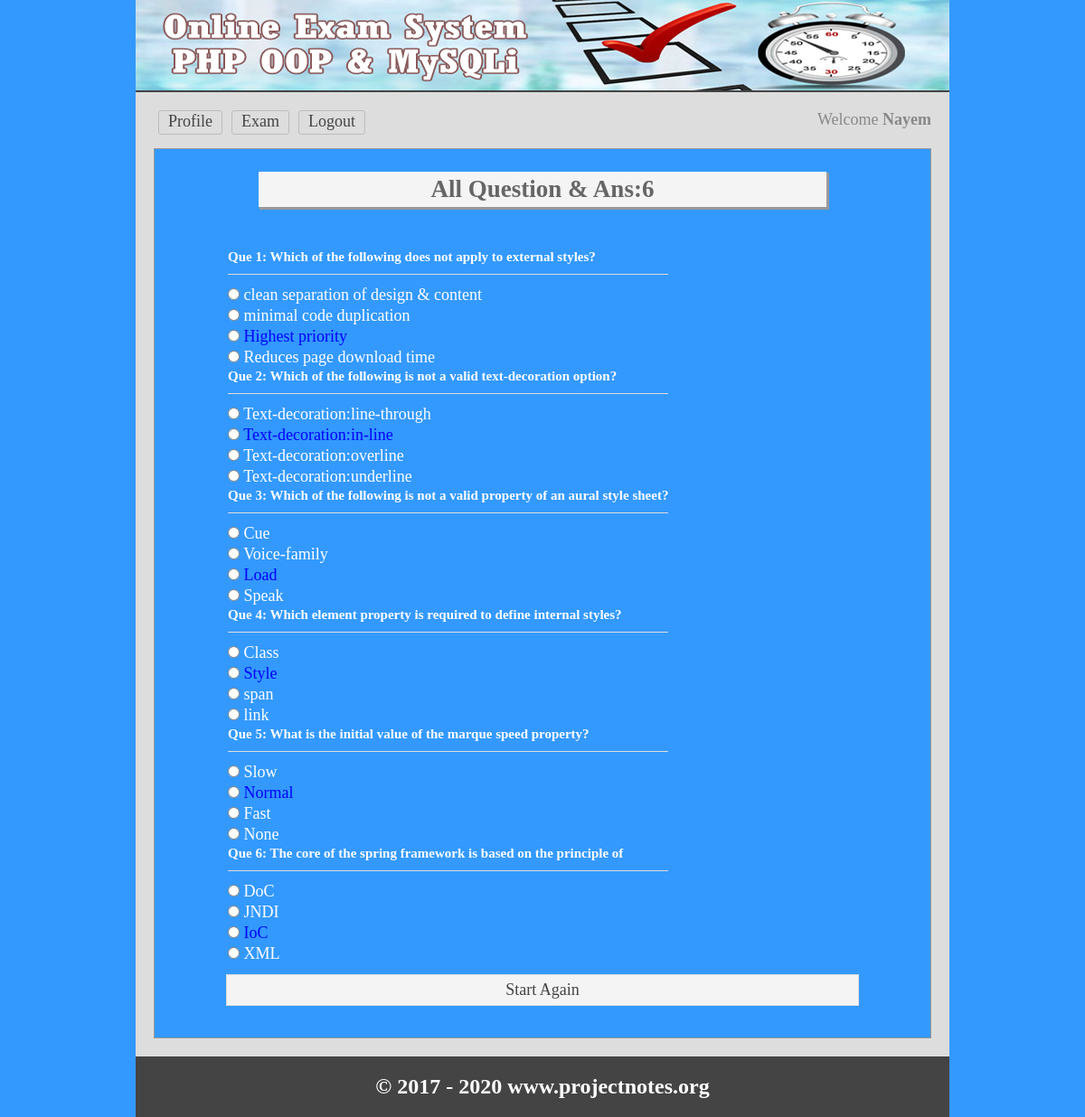
The app's page /viewans.php (signed in) with its own data.
### tables this page shows
CREATE TABLE `tbl_ques` (
  `id` int(11) NOT NULL,
  `quesNo` int(11) NOT NULL,
  `ques` text NOT NULL
);

CREATE TABLE `tbl_ans` (
  `id` int(11) NOT NULL,
  `quesNo` int(11) NOT NULL,
  `rightAns` int(11) NOT NULL DEFAULT '0',
  `ans` text NOT NULL
);

### lib/Session.php (called while the page is built, shortened)
<?php
class Session{
	 public static function get($key){
	 	if (isset($_SESSION[$key])) {
	 		return $_SESSION[$key];
	 	} else {
	 		return false;
	 	}
	 }
}
?>

### classes/Exam.php (called while the page is built, shortened)
<?php
 $filepath = realpath(dirname(__FILE__));
include_once ($filepath.'/../lib/Database.php');
class Exam{
	private $db;
	function __construct()
	{
		$this->db = new Database();
	}
  public function getQueByOrder(){
    $query = "SELECT * FROM  tbl_ques ORDER BY quesNo ASC";
    $result = $this->db->select($query);
    return $result;
  }
  public function getTotalRows(){
    $query = "SELECT * FROM tbl_ques";
    $getResult = $this->db->select($query);
    $total = $getResult->num_rows;
    return $total;
  }
  public function getAnswer($number){
    $query = "SELECT * FROM tbl_ans WHERE quesNo ='$number'";
    $getData = $this->db->select($query);
    return $getData;
  }
}
 ?>

### lib/Database.php (called while the page is built, shortened)
<?php
Class Database{
	public $host   = DB_HOST;
	public $user   = DB_USER;
	public $pass   = DB_PASS;
	public $dbname = DB_NAME;
	public $link;
	private function connectDB(){
	$this->link = new mysqli($this->host, $this->user, $this->pass, $this->dbname);
 }
	public function select($query){
		$result = $this->link->query($query) or die($this->link->error.__LINE__);
		if($result->num_rows > 0){
			return $result;
		} else {
			return false;
		}
	}
}

### viewans.php (the view, shortened to what this page needs)
<?php include 'inc/header.php'; ?>
<?php
$total = $exm->getTotalRows();
 ?>
<div class="main" style="background: #3399ff; color: #fff">
<h1>All Question & Ans:<?php echo $total; ?></h1>
	<div class="viewans">
		<table>
			<?php
			$getQues = $exm->getQueByOrder();
			if ($getQues) {
				while ($question = $getQues->fetch_assoc()) {
			 ?>
			<tr>
				<td colspan="2">
				 <h3>Que <?php echo $question['quesNo']; ?>: <?php echo $question['ques']; ?></h3>
				</td>
			</tr>
			<?php
				$number = $question['quesNo'];
				$answer = $exm->getAnswer($number);
				if ($answer) {
					while ($result = $answer->fetch_assoc()) {
			 ?>
			<tr>
				<td>
				 <input type="radio"/>
				 <?php
				 if ($result['rightAns'] == '1') {
				 	echo "<span style='color:blue'>".$result['ans']."</span>";
				 }else{
				 echo $result['ans'];
				}
				 ?>
				</td>
			</tr>
		<?php }} ?>
		<?php }} ?>
		</table>
		<a href="starttest.php">Start Again</a>
</div>
 </div>
<?php include 'inc/footer.php'; ?>

### inc/header.php (shortened to what this page needs)
<?php
	$filepath = realpath(dirname(__FILE__));
	include_once ($filepath.'/../lib/Session.php');
	include_once ($filepath.'/../lib/Database.php');
	$exm = new Exam();
?>
<!doctype html>
<html>
<head>
	<link rel="stylesheet" href="css/main.css">
</head>
<body style="background: #3399ff;">
<div class="phpcoding">
	<section class="headeroption"></section>
		<section class="maincontent">
		<div class="menu">
		<ul>
			<?php
			$login = Session::get("login");
			if ($login == true) {?>
			<li><a href="profile.php">Profile</a></li>
			<li><a href="exam.php">Exam</a></li>
			<li><a href="?action=logout">Logout</a></li>
		<?php } else { ?>
			<li><a href="register.php">Register</a></li>
			<li><a href="index.php">Login</a></li>
		<?php } ?>
		</ul>
		<?php
			$login = Session::get("login");
			if ($login == true) {?>
		<span style="float: right;color: #888;">
			Welcome <strong><?php echo ucwords(Session::get('name')) ; ?></strong>
		</span>
		<?php } ?>
		</div>

### inc/footer.php
 </section>
<section class="footeroption">
    <h2>&copy; 2017 - <?= date('Y'). " www.projectnotes.org"; ?></h2>
	</section>
</div>
</body>
</html>

### css/main.css (style rules this page uses)
* { margin: 0; padding: 0; outline: none }
body { font-family: verdana }
.phpcoding { width: 900px; margin: 0 auto; background: #ddd }
.headeroption { background: #444 url("../img/banner.png") no-repeat scroll 0 0; border-bottom: 2px solid #444444; height: 100px; }
.footeroption { background: #444; color: #fff; text-align: center; padding: 20px; }
.headeroption h2, .footeroption h2 { margin: 0; font-size: 24px }
.maincontent { font-size: 18px; min-height: 430px; padding: 20px; }
.main { background: #3399ff none repeat scroll 0 0; border: 1px solid #999; margin-top: 10px; min-height: 368px; padding: 15px; width: 828px; color: #fff; }
.main h1 { background: #f4f4f4 none repeat scroll 0 0; box-shadow: 2px 2px 0 1px #999; color: #666; margin: 10px auto 25px; padding: 4px; text-align: center; width: 620px; }
.menu { overflow: hidden; }
.menu ul { margin: 0; padding: 0; list-style: none }
.menu ul li { display: block; float: left; }
.menu ul li a { border: 1px solid #bdbdbd; border-radius: 3px; color: #444; display: block; margin: 0 5px 5px; padding: 1px 10px 3px; text-decoration: none; }
.starttest a, .viewans a { background: #f4f4f4 none repeat scroll 0 0; border: 1px solid #ddd; color: #444; display: block; margin-top: 10px; padding: 6px 10px; text-align: center; text-decoration: none; }
.viewans { margin: 0 auto; padding: 20px; width: 700px; }
.viewans h3 { border-bottom: 1px solid #ddd; font-size: 15px; margin-bottom: 10px; padding-bottom: 10px; }

### records on screen
tbl_ques: quesNo "1", ques "Which of the following does not apply to external styles?"
tbl_ans: ans "clean separation of design & content"
tbl_ans: ans "minimal code duplication"
tbl_ans: ans "Highest priority"
tbl_ans: ans "Reduces page download time"
tbl_ques: quesNo "2", ques "Which of the following is not a valid text-decoration option?"
tbl_ans: ans "Text-decoration:line-through"
tbl_ans: ans "Text-decoration:in-line"
tbl_ans: ans "Text-decoration:overline"
tbl_ans: ans "Text-decoration:underline"
tbl_ques: quesNo "3", ques "Which of the following is not a valid property of an aural style sheet?"
tbl_ans: ans "Cue"
tbl_ans: ans "Voice-family"
tbl_ans: ans "Load"
tbl_ans: ans "Speak"
tbl_ques: quesNo "4", ques "Which element property is required to define internal styles?"
tbl_ans: ans "Class"
tbl_ans: ans "Style"
tbl_ans: ans "span"
tbl_ans: ans "link"
tbl_ques: quesNo "5", ques "What is the initial value of the marque speed property?"
tbl_ans: ans "Slow"
tbl_ans: ans "Normal"
tbl_ans: ans "Fast"
tbl_ans: ans "None"
tbl_ques: quesNo "6", ques "The core of the spring framework is based on the principle of"
tbl_ans: ans "DoC"
tbl_ans: ans "JNDI"
tbl_ans: ans "IoC"
tbl_ans: ans "XML"

### other values on screen
Session::get('name') "Nayem"
$total "6"
